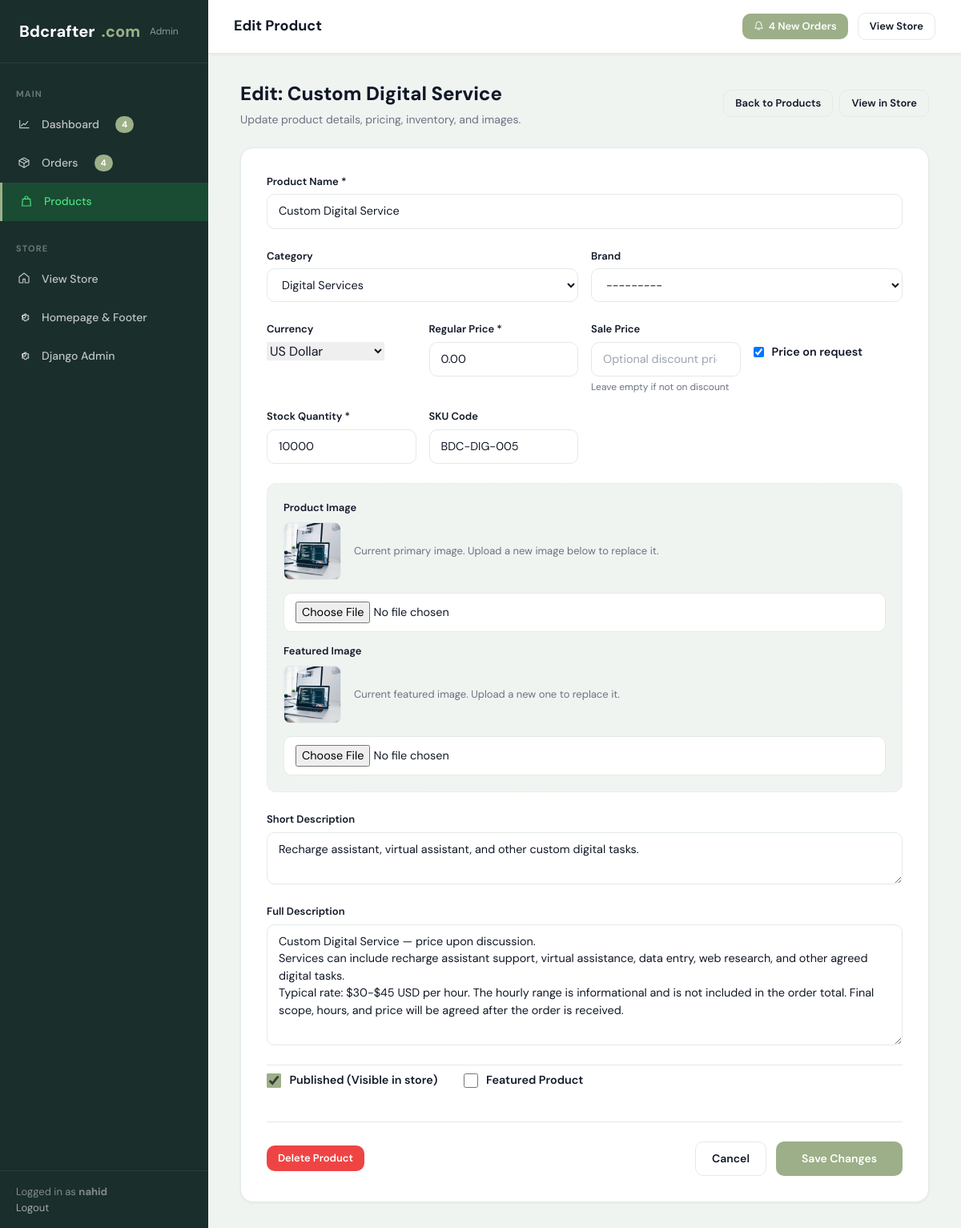
The page /store-admin/products/310/edit/ (signed in) on the database its author committed.
### shop/models.py (models this page shows, shortened)
class Product(models.Model):
    CURRENCY_CHOICES = [
        ('BDT', 'Bangladeshi Taka'),
        ('USD', 'US Dollar'),
    ]
    name = models.CharField(max_length=250)
    slug = models.SlugField(max_length=260, unique=True)
    sku = models.CharField(max_length=80, unique=True)
    brand = models.ForeignKey(Brand, related_name='products', on_delete=models.SET_NULL, null=True, blank=True)
    category = models.ForeignKey(Category, related_name='products', on_delete=models.SET_NULL, null=True)
    subcategory = models.ForeignKey(SubCategory, related_name='products', on_delete=models.SET_NULL, null=True, blank=True)
    tags = models.ManyToManyField(Tag, related_name='products', blank=True)
    description = models.TextField(blank=True)
    short_description = models.TextField(blank=True)
    price = models.DecimalField(max_digits=10, decimal_places=2)
    currency = models.CharField(max_length=3, choices=CURRENCY_CHOICES, default='BDT')
    price_on_request = models.BooleanField(default=False)
    sale_price = models.DecimalField(max_digits=10, decimal_places=2, null=True, blank=True)
    stock = models.PositiveIntegerField(default=0)
    featured = models.BooleanField(default=False)
    published = models.BooleanField(default=True)
    draft = models.BooleanField(default=False)
    created_at = models.DateTimeField(auto_now_add=True)
    updated_at = models.DateTimeField(auto_now=True)
    class Meta:
        ordering = ['-created_at']
    @property
    def primary_image(self):
        return self.images.filter(is_primary=True).first() or self.images.first()
    @property
    def featured_image(self):
        return self.images.filter(is_featured=True).first() or self.primary_image

class ProductImage(models.Model):
    product = models.ForeignKey(Product, related_name='images', on_delete=models.CASCADE)
    image = models.ImageField(upload_to='products/')
    alt_text = models.CharField(max_length=255, blank=True)
    is_primary = models.BooleanField(default=False)
    is_featured = models.BooleanField(default=False)

### shop/admin_views.py (the view)
# urls.py: path('products/<int:product_id>/edit/', admin_views.admin_product_edit, name='product_edit'),
@staff_member_required(login_url='/accounts/login/')
def admin_product_edit(request, product_id):
    product = get_object_or_404(Product, id=product_id)
    new_count = Order.objects.filter(is_new=True).count()
    if request.method == 'POST':
        action = request.POST.get('action')
        if action == 'toggle_published':
            product.published = not product.published
            product.save()
            state = 'published' if product.published else 'unpublished'
            messages.success(request, f'"{product.name}" is now {state}.')
            return redirect('admin_panel:products')
        elif action == 'toggle_featured':
            product.featured = not product.featured
            product.save()
            state = 'featured' if product.featured else 'unfeatured'
            messages.success(request, f'"{product.name}" {state}.')
            return redirect('admin_panel:products')
        form = AdminProductForm(request.POST, request.FILES, instance=product)
        if form.is_valid():
            product = form.save()
            messages.success(request, f'Product "{product.name}" updated successfully!')
            return redirect('admin_panel:products')
    else:
        form = AdminProductForm(instance=product)
    return render(request, 'admin_panel/product_form.html', {
        'form': form,
        'product': product,
        'is_edit': True,
        'new_count': new_count,
        'page': 'products',
    })

### shop/templates/admin_panel/product_form.html (shortened to what this page needs)
{% extends 'admin_panel/base.html' %}
{% block topbar_title %}{% if is_edit %}Edit Product{% else %}Add New Product{% endif %}{% endblock %}
{% block content %}
<div style="max-width:860px;margin:0 auto;">
    <div style="display:flex;align-items:center;justify-content:space-between;margin-bottom:1.5rem;flex-wrap:wrap;gap:1rem;">
        <div>
            <h1 style="font-size:1.5rem;font-weight:800;margin:0;">
                {% if is_edit %}Edit: {{ product.name }}{% else %}Add New Product{% endif %}
            </h1>
            <p style="color:var(--muted);font-size:.875rem;margin:.25rem 0 0;">
                {% if is_edit %}Update product details, pricing, inventory, and images.{% else %}Create a new product in your catalog.{% endif %}
            </p>
        </div>
        <div style="display:flex;gap:.5rem;">
            <a href="{% url 'admin_panel:products' %}" class="btn btn-ghost btn-sm">Back to Products</a>
            {% if is_edit %}
            <a href="{% url 'shop:product_detail' product.slug %}" target="_blank" class="btn btn-ghost btn-sm">View in Store</a>
            {% endif %}
        </div>
    </div>
    <form method="post" enctype="multipart/form-data" class="card admin-product-form" style="padding:2rem;">
        <div style="display:grid;grid-template-columns:1fr;gap:1.5rem;" id="product-form-grid">
            <div>
                <label class="form-label" for="id_name">Product Name *</label>
                {{ form.name }}
            </div>
            <div class="product-category-brand" style="display:grid;grid-template-columns:repeat(2,minmax(0,1fr));gap:1rem;">
                <div>
                    <label class="form-label" for="id_category">Category</label>
                    {{ form.category }}
                </div>
                <div>
                    <label class="form-label" for="id_brand">Brand</label>
                    {{ form.brand }}
                </div>
            </div>
            <div style="display:grid;grid-template-columns:repeat(auto-fit, minmax(150px, 1fr));gap:1rem;">
                <div>
                    <label class="form-label" for="id_currency">Currency</label>
                    {{ form.currency }}
                </div>
                <div>
                    <label class="form-label" for="id_price">Regular Price *</label>
                    {{ form.price }}
                </div>
                <div>
                    <label class="form-label" for="id_sale_price">Sale Price</label>
                    {{ form.sale_price }}
                    <small style="color:var(--muted);font-size:.75rem;">Leave empty if not on discount</small>
                </div>
                <div>
                    <label style="display:flex;align-items:center;gap:.625rem;cursor:pointer;font-weight:600;font-size:.9rem;margin-top:1.75rem;">
                        {{ form.price_on_request }}
                        <span>Price on request</span>
                    </label>
                </div>
                <div>
                    <label class="form-label" for="id_stock">Stock Quantity *</label>
                    {{ form.stock }}
                </div>
                <div>
                    <label class="form-label" for="id_sku">SKU Code</label>
                    {{ form.sku }}
                </div>
            </div>
            <div style="background:var(--bg);padding:1.25rem;border-radius:.75rem;border:1px dashed var(--border);">
                <label class="form-label" style="margin-bottom:.5rem;">Product Image</label>
                {% if is_edit and product.primary_image %}
                <div style="display:flex;align-items:center;gap:1rem;margin-bottom:1rem;">
                    <img src="{{ product.primary_image.image.url }}" alt="{{ product.name }}" style="width:72px;height:72px;object-fit:cover;border-radius:.5rem;border:1px solid var(--border);">
                    <div style="font-size:.8125rem;color:var(--muted);">
                        Current primary image. Upload a new image below to replace it.
                    </div>
                </div>
                {% endif %}
                <input type="file" name="image" id="id_image" accept="image/*" class="form-control" style="background:#fff;">
                <label class="form-label" for="id_featured_image" style="margin:.875rem 0 .5rem;">Featured Image</label>
                {% if is_edit and product.featured_image %}
                <div style="display:flex;align-items:center;gap:1rem;margin-bottom:1rem;">
                    <img src="{{ product.featured_image.image.url }}" alt="{{ product.name }} featured image" style="width:72px;height:72px;object-fit:cover;border-radius:.5rem;border:1px solid var(--border);">
                    <div style="font-size:.8125rem;color:var(--muted);">Current featured image. Upload a new one to replace it.</div>
                </div>
                {% endif %}
                <input type="file" name="featured_image" id="id_featured_image" accept="image/*" class="form-control" style="background:#fff;">
            </div>
            <div>
                <label class="form-label" for="id_short_description">Short Description</label>
                {{ form.short_description }}
            </div>
            <div>
                <label class="form-label" for="id_description">Full Description</label>
                {{ form.description }}
            </div>
            <div style="display:flex;align-items:center;gap:2rem;padding-top:.5rem;border-top:1px solid var(--border);">
                <label style="display:flex;align-items:center;gap:.625rem;cursor:pointer;font-weight:600;font-size:.9rem;">
                    {{ form.published }}
                    <span>Published (Visible in store)</span>
                </label>
                <label style="display:flex;align-items:center;gap:.625rem;cursor:pointer;font-weight:600;font-size:.9rem;">
                    {{ form.featured }}
                    <span>Featured Product</span>
                </label>
            </div>
            <div class="product-form-actions" style="display:flex;align-items:center;justify-content:space-between;padding-top:1.5rem;border-top:1px solid var(--border);margin-top:1rem;">
                <div>
                    {% if is_edit %}
                    <a href="{% url 'admin_panel:product_delete' product.id %}" class="btn btn-danger btn-sm">Delete Product</a>
                    {% endif %}
                </div>
                <div style="display:flex;gap:.75rem;">
                    <a href="{% url 'admin_panel:products' %}" class="btn btn-ghost">Cancel</a>
                    <button type="submit" class="btn btn-primary" style="padding:.625rem 2rem;">
                        {% if is_edit %}Save Changes{% else %}Create Product{% endif %}
                    </button>
                </div>
            </div>
        </div>
    </form>
</div>
{% endblock %}

### shop/templates/admin_panel/base.html (shortened to what this page needs)
{% load static %}
<!DOCTYPE html>
<html lang="en">
<head>
    <script src="https://cdn.tailwindcss.com"></script>
</head>
<body>
<aside class="admin-sidebar" id="adminSidebar">
    <div class="sidebar-logo">
        <a href="{% url 'admin_panel:dashboard' %}">
            Bdcrafter<span class="dot">.com</span>
            <span style="font-size:.75rem;opacity:.5;font-weight:400;margin-left:.25rem;">Admin</span>
        </a>
    </div>
    <nav class="sidebar-nav">
        <div class="sidebar-section">Main</div>
        <a href="{% url 'admin_panel:dashboard' %}" class="sidebar-link {% if page == 'dashboard' %}active{% endif %}">
            <span class="sidebar-icon">{% include 'shop/includes/icon.html' with icon='chart' %}</span> Dashboard
            {% if new_count > 0 %}
                <span class="sidebar-badge">{{ new_count }}</span>
            {% endif %}
        </a>
        <a href="{% url 'admin_panel:orders' %}" class="sidebar-link {% if page == 'orders' %}active{% endif %}">
            <span class="sidebar-icon">{% include 'shop/includes/icon.html' with icon='package' %}</span> Orders
            {% if new_count > 0 %}
                <span class="sidebar-badge">{{ new_count }}</span>
            {% endif %}
        </a>
        <a href="{% url 'admin_panel:products' %}" class="sidebar-link {% if page == 'products' %}active{% endif %}">
            <span class="sidebar-icon">{% include 'shop/includes/icon.html' with icon='bag' %}</span> Products
        </a>
        <div class="sidebar-section" style="margin-top:.75rem;">Store</div>
        <a href="{% url 'shop:home' %}" target="_blank" class="sidebar-link">
            <span class="sidebar-icon">{% include 'shop/includes/icon.html' with icon='home' %}</span> View Store
        </a>
        <a href="{% url 'admin_panel:storefront_content' %}" class="sidebar-link {% if page == 'storefront' %}active{% endif %}">
            <span class="sidebar-icon">{% include 'shop/includes/icon.html' with icon='settings' %}</span> Homepage &amp; Footer
        </a>
        <a href="/admin/" class="sidebar-link">
            <span class="sidebar-icon">{% include 'shop/includes/icon.html' with icon='settings' %}</span> Django Admin
        </a>
    </nav>
    <div class="sidebar-footer">
        Logged in as <strong>{{ request.user.username }}</strong><br>
        <a href="{% url 'logout' %}">Logout</a>
    </div>
</aside>
<div class="admin-main">
    <header class="admin-topbar">
        <div style="display:flex;align-items:center;gap:1rem;">
            <span class="topbar-title">{% block topbar_title %}Admin{% endblock %}</span>
        </div>
        <div class="topbar-actions">
            {% if new_count > 0 %}
            <a href="{% url 'admin_panel:orders' %}" class="btn btn-primary btn-sm">
                {% include 'shop/includes/icon.html' with icon='bell' %} {{ new_count }} New Order{{ new_count|pluralize }}
            </a>
            {% endif %}
            <a href="{% url 'shop:home' %}" target="_blank" class="btn btn-ghost btn-sm">View Store</a>
        </div>
    </header>
    <div class="admin-content">
        {% block content %}{% endblock %}
    </div>
</div>
</body>
</html>

### rows shown on the page
Product: name "Custom Digital Service", category "Digital Services", brand "---------", currency "US Dollar", price "0.00", price_on_request "☑", stock "10000", sku "BDC-DIG-005", primary_image.image (picture), featured_image.image (picture), short_description "Recharge assistant, virtual assistant, and other custom digital tasks.", description "Custom Digital Service — price upon discussion. Services can include recharge assistant support, virtual assistance, data entry, web research, and other agreed digital tasks. Typical rate: $30-$45 USD per hour. The hourly range is informational and is not included in the order total. Final scope, hours, and price will be agreed after the order is received.", published "☑"

### other values the page prints
{{ new_count }} "4"
{{ request.user.username }} "nahid"
